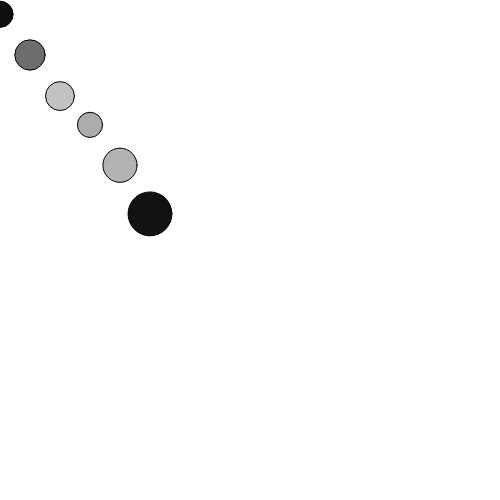
Frame 1 (no input)
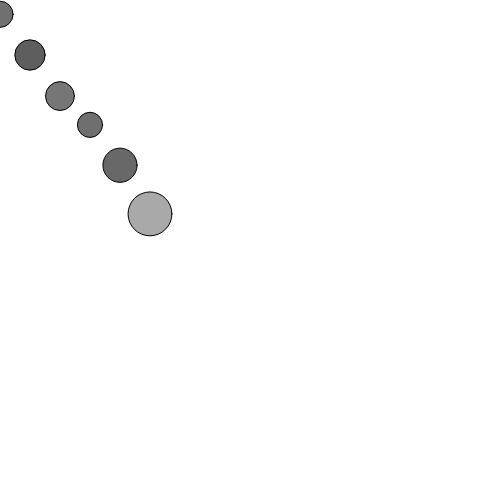
Frame 60 (no input)
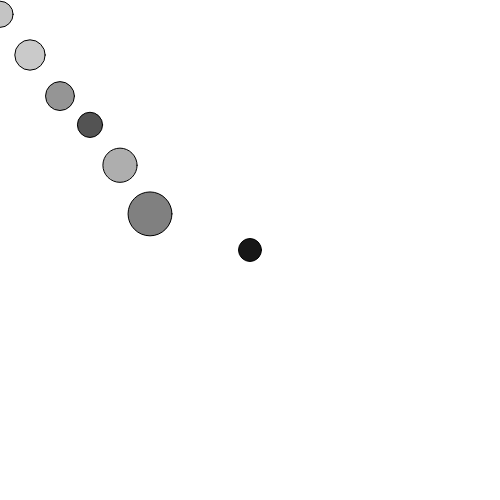
Frame 120 (the mouse pressed at the canvas centre since frame 60)

The p5.js sketch that drew these frames (run headless with seeded random() and noise() and a simulated clock; from frame 60 on, the mouse is pressed at the canvas centre):

// p5.js sketch
// ── sketch.js
/*
 * Basic  Drawing 基础图形绘画
 * Yuli Cai 蔡雨利 2017
 */

// Example 4-3: .push adding elements to an array
// 示例4-3:给一个数组增加元素


// 这里的bubble是一个数值的集合体，里面包含了画一个ellipse所需要的三个数值
let myBubbles = [];
let myBubbleNum = 6;

function setup() {
    createCanvas(500, 500);
    // 在setup中定义了数组中每一个元素是什么，非弹性的，定义一次就可以
    for (let i = 0; i < myBubbleNum; i++) {
        myBubbles[i] = {
            x: i * 30,
            y: i * 40 + random(20),
            size: random(20, 50)
        };
    }

}

function draw() {
    background(255);
    // 思考： 为什么不用myBubbleNum而用myBubbles.length
    for(let i = 0; i<myBubbles.length; i++){
        fill(random(255));
        ellipse(myBubbles[i].x, myBubbles[i].y,myBubbles[i].size);
    }

}

function mousePressed() {
    let newBubble = {
        x:mouseX,
        y:mouseY,
        size:random(20,50)
    };
    myBubbles.push(newBubble);
}
